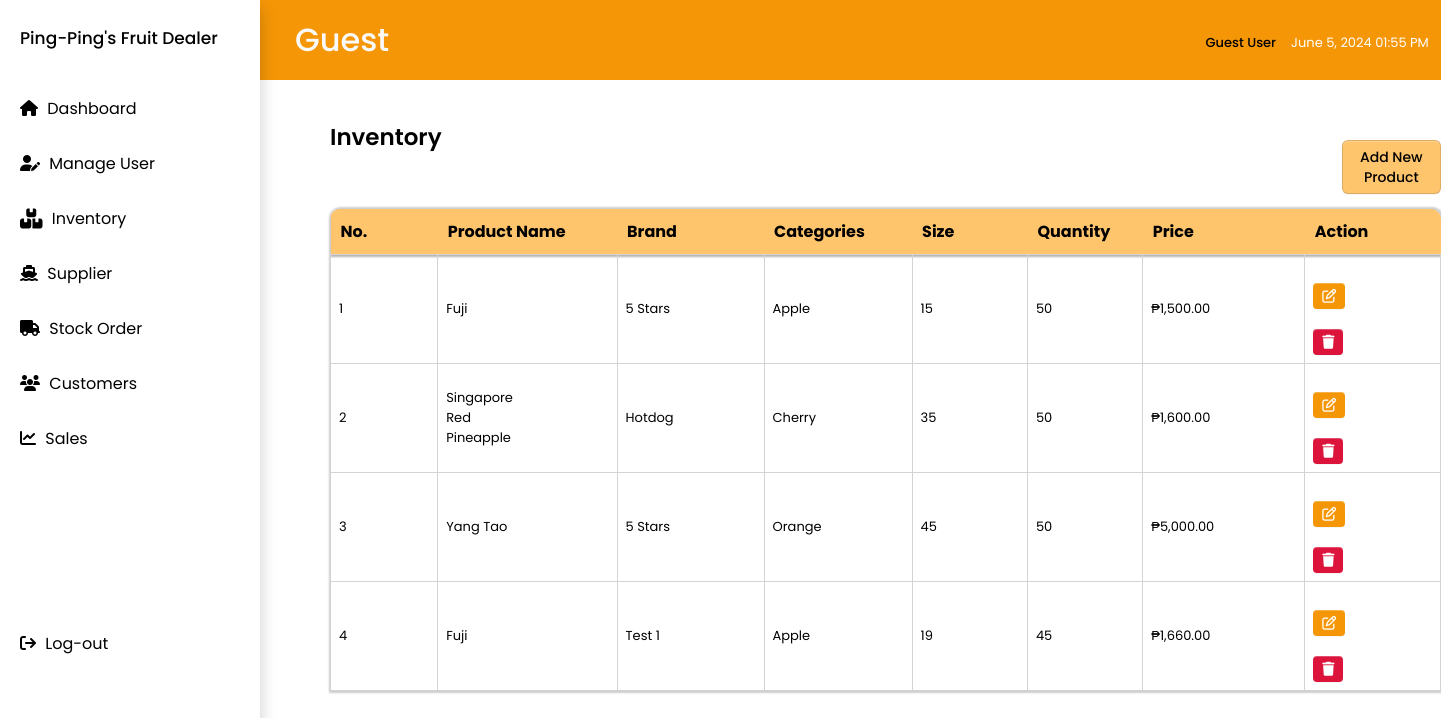
Before: /inventory.php with the older database file.
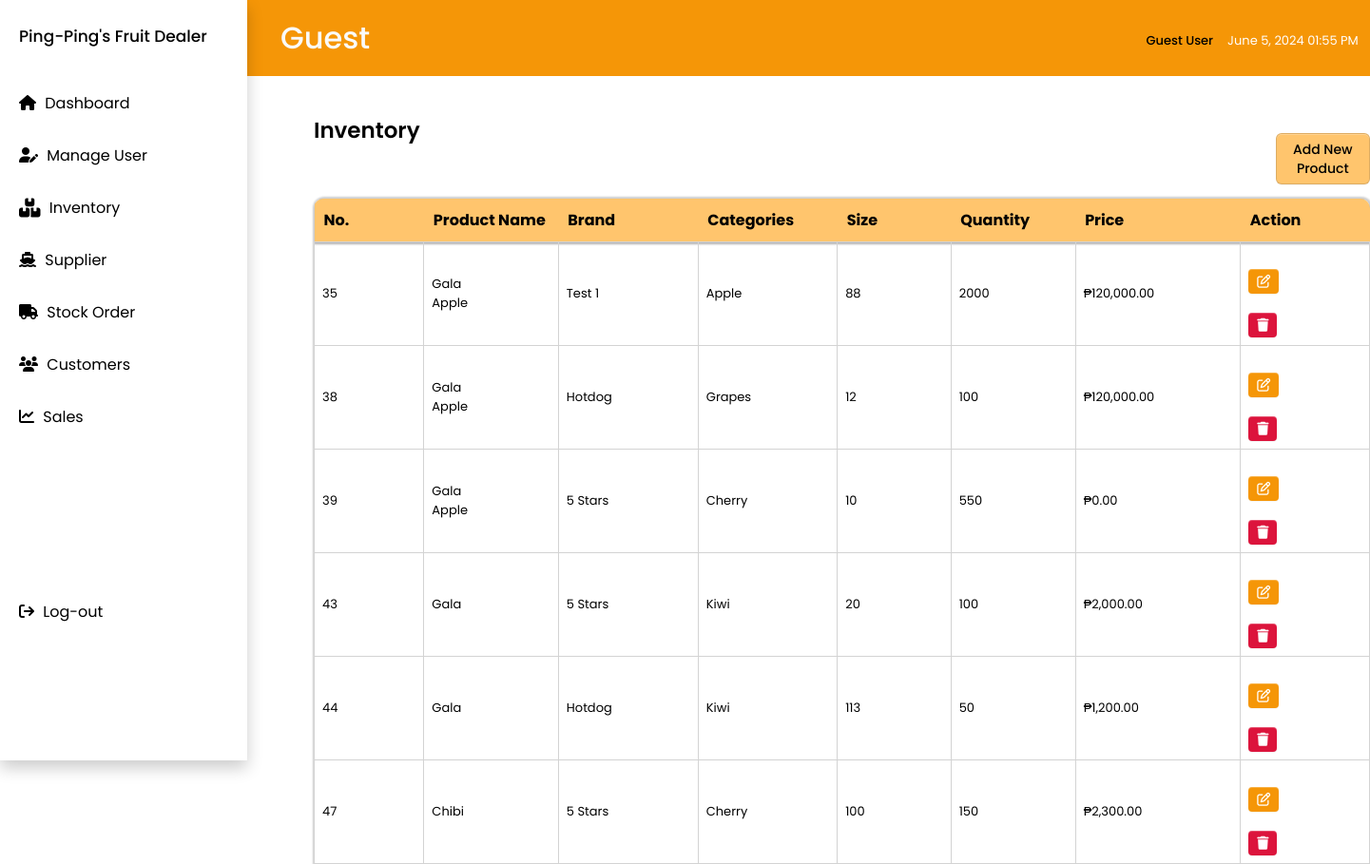
After: the same page with the newer database file.
### tables this page shows
CREATE TABLE `inventory` (
  `inventory_id` int(50) UNSIGNED NOT NULL,
  `product_name` varchar(50) NOT NULL,
  `brand_name` varchar(50) NOT NULL,
  `category` varchar(50) NOT NULL,
  `size` int(50) NOT NULL,
  `order_quantity` int(50) NOT NULL,
  `price` decimal(10,0) NOT NULL,
  `status` varchar(50) DEFAULT NULL
);

### inventory.php (the view, shortened to what this page needs)
<?php
include 'topnav.php';
include 'nav.php';
$conn = new mysqli(DB_HOST, DB_USER, DB_PASS, DB_NAME);
$sql = "SELECT * FROM inventory";
$result = $conn->query($sql);
?>
<!DOCTYPE html>
<html lang="en">
<head>
    <link rel="stylesheet" href="css/main.css">
    <link rel="stylesheet" href="css/inventory.css">
</head>
<body>
<div class="group_names">
    <div class="group_content">
        <div class="title_and_button">
            <h2>Inventory</h2>
            <button type="button" onclick="location.href='addproduct.php'">Add New Product</button>
        </div>
        <table class="group_table">
            <thead>
                <tr>
                    <th class="border-top-left">No.</th>
                    <th>Product Name</th>
                    <th>Brand</th>
                    <th>Categories</th>
                    <th>Size</th>
                    <th>Quantity</th>
                    <th>Price</th>
                    <th class="border-top-right">Action</th>
                </tr>
            </thead>
            <tbody>
                <?php
                if ($result->num_rows > 0) {
                    while($row = $result->fetch_assoc()) {
                        echo "<tr>";
                        echo "<td>" . $row["inventory_id"] . "</td>";
                        echo "<td>" . $row["product_name"] . "</td>";
                        echo "<td>" . $row["brand_name"] . "</td>";
                        echo "<td>" . $row["category"] . "</td>";
                        echo "<td>" . $row["size"] . "</td>";
                        echo "<td>" . $row["order_quantity"] . "</td>";
                        echo "<td>₱" . number_format($row["price"], 2) . "</td>";
                        echo "<td>
                            <button onclick=\"window.location.href='editproduct.php?id=" . $row["inventory_id"] . "'\" style=\"margin-right: 0px; padding: 3px 9px; font-weight: bold; border-radius: 4px; background-color: #F59607; color: #ffffff; border: none;\">
                            <i class=\"fa-regular fa-pen-to-square\" style=\"color: #ffffff;\"></i></button>
                            <button onclick=\"deleteProduct(" . $row["inventory_id"] . ")\" style=\"margin-right: 0px; padding: 3px 9px; font-weight: bold; border-radius: 4px; background-color: #DC143C; color: #ffffff; border: none;\">
                            <i class=\"fa-solid fa-trash\" style=\"color: #ffffff;\"></i></button>
                            </td>";
                        echo "</tr>";
                    }
                } else {
                    echo "<tr><td colspan='8'>No products found</td></tr>";
                }
                ?>
            </tbody>
        </table>
    </div>
</div>
</body>
</html>

Changed rows visible on the page:
removed inventory: inventory_id "1", product_name "Fuji", brand_name "5 Stars", category "Apple", size "15", order_quantity "50", price "1,500.00"
removed inventory: inventory_id "2", product_name "Singapore Red Pineapple", brand_name "Hotdog", category "Cherry", size "35", order_quantity "50", price "1,600.00"
removed inventory: inventory_id "3", product_name "Yang Tao", brand_name "5 Stars", category "Orange", size "45", order_quantity "50", price "5,000.00"
removed inventory: inventory_id "4", product_name "Fuji", brand_name "Test 1", category "Apple", size "19", order_quantity "45", price "1,660.00"
added inventory: inventory_id "35", product_name "Gala Apple", brand_name "Test 1", category "Apple", size "88", order_quantity "2000", price "120,000.00"
added inventory: inventory_id "38", product_name "Gala Apple", brand_name "Hotdog", category "Grapes", size "12", order_quantity "100", price "120,000.00"
added inventory: inventory_id "39", product_name "Gala Apple", brand_name "5 Stars", category "Cherry", size "10", order_quantity "550", price "0.00"
added inventory: inventory_id "43", product_name "Gala", brand_name "5 Stars", category "Kiwi", size "20", order_quantity "100", price "2,000.00"
added inventory: inventory_id "44", product_name "Gala", brand_name "Hotdog", category "Kiwi", size "113", order_quantity "50", price "1,200.00"
added inventory: inventory_id "47", product_name "Chibi", brand_name "5 Stars", category "Cherry", size "100", order_quantity "150", price "2,300.00"
